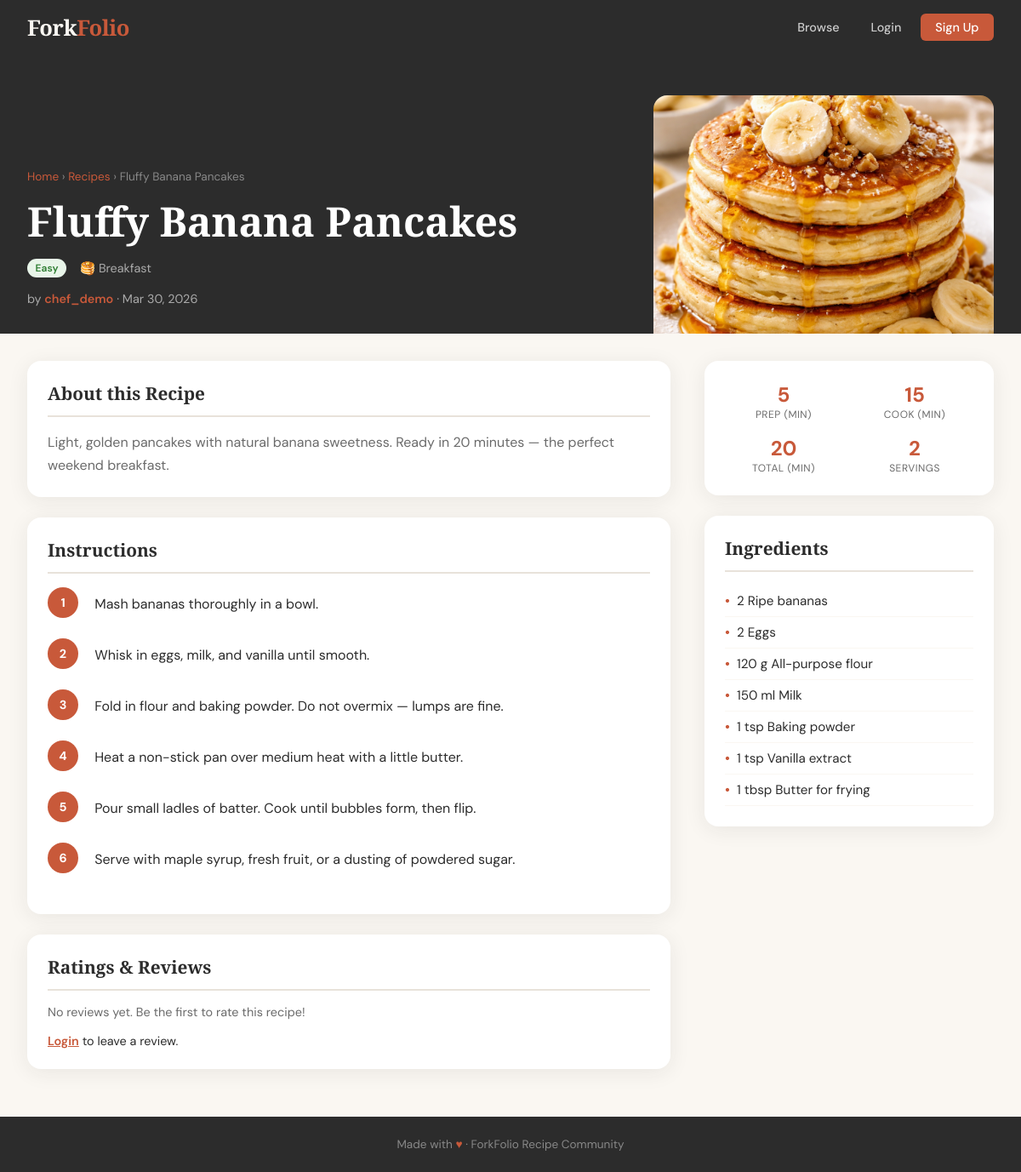
Screenshot of /recipes/fluffy-banana-pancakes/ with the database file from the repository.
### recipes/models.py (models this page shows, shortened)
class Recipe(models.Model):
    DIFFICULTY_CHOICES = [
        ('easy', 'Easy'),
        ('medium', 'Medium'),
        ('hard', 'Hard'),
    ]
    title = models.CharField(max_length=200)
    slug = models.SlugField(unique=True)
    author = models.ForeignKey(User, on_delete=models.CASCADE, related_name='recipes')
    category = models.ForeignKey(Category, on_delete=models.SET_NULL, null=True, blank=True)
    description = models.TextField()
    photo = models.ImageField(upload_to='recipes/photos/', blank=True, null=True)
    prep_time = models.PositiveIntegerField(help_text="Minutes")
    cook_time = models.PositiveIntegerField(help_text="Minutes")
    servings = models.PositiveIntegerField(default=4)
    difficulty = models.CharField(max_length=10, choices=DIFFICULTY_CHOICES, default='medium')
    created_at = models.DateTimeField(auto_now_add=True)
    updated_at = models.DateTimeField(auto_now=True)
    class Meta:
        ordering = ['-created_at']
    def total_time(self):
        return self.prep_time + self.cook_time
    def average_rating(self):
        ratings = self.ratings.all()
        if ratings.exists():
            return round(sum(r.score for r in ratings) / ratings.count(), 1)
        return 0
    def rating_count(self):
        return self.ratings.count()

class Category(models.Model):
    name = models.CharField(max_length=100)
    slug = models.SlugField(unique=True)
    icon = models.CharField(max_length=10, default="🍽️")
    class Meta:
        verbose_name_plural = "Categories"

class Step(models.Model):
    recipe = models.ForeignKey(Recipe, on_delete=models.CASCADE, related_name='steps')
    order = models.PositiveIntegerField()
    instruction = models.TextField()
    class Meta:
        ordering = ['order']

class Ingredient(models.Model):
    recipe = models.ForeignKey(Recipe, on_delete=models.CASCADE, related_name='ingredients')
    name = models.CharField(max_length=200)
    quantity = models.CharField(max_length=100)
    unit = models.CharField(max_length=50, blank=True)
    order = models.PositiveIntegerField(default=0)
    class Meta:
        ordering = ['order']

### recipes/views.py (the view, shortened to what this page needs)
# urls.py: path('recipes/<slug:slug>/', views.recipe_detail, name='recipe_detail'),
def recipe_detail(request, slug):
    recipe = get_object_or_404(Recipe, slug=slug)
    ratings = recipe.ratings.all().order_by('-created_at')
    user_rating = None
    rating_form = RatingForm()
    if request.user.is_authenticated:
        try:
            user_rating = Rating.objects.get(recipe=recipe, user=request.user)
            rating_form = RatingForm(instance=user_rating)
        except Rating.DoesNotExist:
            pass
    return render(request, 'recipes/recipe_detail.html', {
        'recipe': recipe,
        'ratings': ratings,
        'user_rating': user_rating,
        'rating_form': rating_form,
    })

### templates/recipes/recipe_detail.html (shortened to what this page needs)
{% extends 'recipes/base.html' %}
{% block content %}
<div class="recipe-hero">
    <div class="recipe-hero-inner">
        <div class="recipe-hero-info">
            <div class="recipe-breadcrumb">
                <a href="{% url 'home' %}">Home</a> › <a href="{% url 'recipe_list' %}">Recipes</a> › {{ recipe.title }}
            </div>
            <h1 class="recipe-title">{{ recipe.title }}</h1>
            <div class="recipe-meta-row">
                <span class="badge badge-{{ recipe.difficulty }}">{{ recipe.get_difficulty_display }}</span>
                {% if recipe.category %}<span style="color:#aaa; font-size:0.9rem;">{{ recipe.category.icon }} {{ recipe.category.name }}</span>{% endif %}
            </div>
            <p class="recipe-author">by <a href="{% url 'profile' recipe.author.username %}">{{ recipe.author.username }}</a> · {{ recipe.created_at|date:"M j, Y" }}</p>
        </div>
        <div class="recipe-hero-img">
            {% if recipe.photo %}
            <img src="{{ recipe.photo.url }}" alt="{{ recipe.title }}">
            {% else %}
            <div class="placeholder">🍳</div>
            {% endif %}
        </div>
    </div>
</div>
<div class="recipe-body">
    <div class="recipe-main">
        <div class="card">
            <h3>About this Recipe</h3>
            <p style="line-height:1.7; color:var(--mid-gray);">{{ recipe.description }}</p>
        </div>
        {% if recipe.steps.all %}
        <div class="card">
            <h3>Instructions</h3>
            {% for step in recipe.steps.all %}
            <div class="step-item">
                <div class="step-num">{{ step.order }}</div>
                <div class="step-text">{{ step.instruction }}</div>
            </div>
            {% endfor %}
        </div>
        {% endif %}
        <div class="card">
            <h3>Ratings & Reviews</h3>
            {% if recipe.rating_count > 0 %}
            <div class="rating-summary">
                <div class="rating-big">{{ recipe.average_rating }}</div>
                <div>
                    <div class="rating-stars">
                        {% for i in "12345" %}★{% endfor %}
                    </div>
                    <div class="rating-count">{{ recipe.rating_count }} review{{ recipe.rating_count|pluralize }}</div>
                </div>
            </div>
            {% for rating in ratings %}
            <div class="review-item">
                <div class="review-header">
                    <span class="review-user">{{ rating.user.username }}</span>
                    <span class="review-score">
                        {% for i in "12345" %}{% if forloop.counter <= rating.score %}★{% else %}☆{% endif %}{% endfor %}
                    </span>
                    <span class="review-date">{{ rating.created_at|date:"M j, Y" }}</span>
                </div>
                {% if rating.review %}
                <div class="review-text">{{ rating.review }}</div>
                {% endif %}
            </div>
            {% endfor %}
            {% else %}
            <p style="color:var(--mid-gray); font-size:0.9rem;">No reviews yet. Be the first to rate this recipe!</p>
            {% endif %}
            {% if user.is_authenticated and user != recipe.author %}
            <div class="rating-form">
                <h4>{% if user_rating %}Update your review{% else %}Leave a Review{% endif %}</h4>
                <form method="post">
                    {% csrf_token %}
                    {% for field in rating_form %}
                    <div class="form-group">
                        <label>{{ field.label }}</label>
                        {{ field }}
                    </div>
                    {% endfor %}
                    <button type="submit" class="btn btn-primary">
                        {% if user_rating %}Update Review{% else %}Submit Review{% endif %}
                    </button>
                </form>
            </div>
            {% elif not user.is_authenticated %}
            <p style="margin-top:1rem; font-size:0.9rem;">
                <a href="{% url 'login' %}" style="color:var(--terracotta); font-weight:600;">Login</a> to leave a review.
            </p>
            {% endif %}
        </div>
    </div>
    <div class="recipe-sidebar">
        <div class="stats-card">
            <div class="stat-item">
                <div class="stat-value">{{ recipe.prep_time }}</div>
                <div class="stat-label">Prep (min)</div>
            </div>
            <div class="stat-item">
                <div class="stat-value">{{ recipe.cook_time }}</div>
                <div class="stat-label">Cook (min)</div>
            </div>
            <div class="stat-item">
                <div class="stat-value">{{ recipe.total_time }}</div>
                <div class="stat-label">Total (min)</div>
            </div>
            <div class="stat-item">
                <div class="stat-value">{{ recipe.servings }}</div>
                <div class="stat-label">Servings</div>
            </div>
        </div>
        {% if recipe.ingredients.all %}
        <div class="card">
            <h3>Ingredients</h3>
            <ul class="ingredient-list">
                {% for ing in recipe.ingredients.all %}
                <li>{{ ing.quantity }} {{ ing.unit }} {{ ing.name }}</li>
                {% endfor %}
            </ul>
        </div>
        {% endif %}
    </div>
</div>
{% endblock %}

### templates/recipes/base.html (style rules this page uses)
:root { --cream: #faf7f2; --warm-white: #fff9f3; --terracotta: #c8593a; --terracotta-dark: #a8432a; --sage: #7a9e7e; --gold: #d4a843; --charcoal: #2c2c2c; --mid-gray: #6b6b6b; --light-gray: #e8e2da; --card-bg: #ffffff; --shadow: 0 4px 24px rgba(44,44,44,0.08); --shadow-hover: 0 12px 40px rgba(44,44,44,0.16); }
* { margin: 0; padding: 0; box-sizing: border-box; }
body { font-family: 'DM Sans', sans-serif; background: var(--cream); color: var(--charcoal); min-height: 100vh; }
.badge { display: inline-block; padding: 0.2rem 0.6rem; border-radius: 20px; font-size: 0.75rem; font-weight: 600; }
.badge-easy { background: #e8f5e9; color: #2e7d32; }

### templates/recipes/recipe_detail.html (style rules this page uses)
.recipe-hero { background: var(--charcoal); color: white; padding: 3rem 0 0; }
.recipe-hero-inner { max-width: 1200px; margin: 0 auto; padding: 0 2rem; display: grid; grid-template-columns: 1fr 400px; gap: 3rem; align-items: end; }
.recipe-hero-info { padding-bottom: 2rem; }
.recipe-breadcrumb { font-size: 0.85rem; color: #888; margin-bottom: 1rem; }
.recipe-breadcrumb a { color: var(--terracotta); text-decoration: none; }
.recipe-title { font-family: 'Playfair Display', serif; font-size: clamp(1.8rem, 4vw, 3rem); font-weight: 900; line-height: 1.15; margin-bottom: 1rem; }
.recipe-meta-row { display: flex; gap: 1rem; flex-wrap: wrap; align-items: center; margin-bottom: 1rem; }
.recipe-author { font-size: 0.9rem; color: #aaa; }
.recipe-author a { color: var(--terracotta); text-decoration: none; font-weight: 600; }
.recipe-hero-img { border-radius: 16px 16px 0 0; overflow: hidden; height: 280px; }
.recipe-hero-img img { width: 100%; height: 100%; object-fit: cover; }
.recipe-body { max-width: 1200px; margin: 0 auto; padding: 2rem; display: grid; grid-template-columns: 1fr 340px; gap: 2.5rem; }
.stats-card { background: white; border-radius: 16px; padding: 1.5rem; box-shadow: var(--shadow); display: grid; grid-template-columns: repeat(2, 1fr); gap: 1rem; margin-bottom: 1.5rem; }
.stat-item { text-align: center; }
.stat-value { font-size: 1.5rem; font-weight: 700; color: var(--terracotta); }
.stat-label { font-size: 0.75rem; color: var(--mid-gray); text-transform: uppercase; letter-spacing: 0.5px; }
.card { background: white; border-radius: 16px; padding: 1.5rem; box-shadow: var(--shadow); margin-bottom: 1.5rem; }
.card h3 { font-family: 'Playfair Display', serif; font-size: 1.3rem; font-weight: 700; margin-bottom: 1rem; padding-bottom: 0.75rem; border-bottom: 2px solid var(--light-gray); }
.ingredient-list { list-style: none; }
.ingredient-list li { padding: 0.5rem 0; border-bottom: 1px solid var(--cream); font-size: 0.95rem; display: flex; align-items: center; gap: 0.5rem; }
.ingredient-list li::before { content: '•'; color: var(--terracotta); font-weight: bold; }
.step-item { display: flex; gap: 1.2rem; margin-bottom: 1.5rem; }
.step-num { flex-shrink: 0; width: 36px; height: 36px; background: var(--terracotta); color: white; border-radius: 50%; display: flex; align-items: center; justify-content: center; font-weight: 700; font-size: 0.9rem; }
.step-text { padding-top: 0.4rem; line-height: 1.6; }

### rows the page displays
Recipe: title "Fluffy Banana Pancakes", difficulty "Easy", category.icon "🥞", category.name "Breakfast", author.username "chef_demo", created_at "Mar 30, 2026", photo (picture), description "Light, golden pancakes with natural banana sweetness. Ready in 20 minutes — the perfect weekend breakfast.", prep_time "5", cook_time "15", total_time "20", servings "2"
Step: order "1", instruction "Mash bananas thoroughly in a bowl."
Step: order "2", instruction "Whisk in eggs, milk, and vanilla until smooth."
Step: order "3", instruction "Fold in flour and baking powder. Do not overmix — lumps are fine."
Step: order "4", instruction "Heat a non-stick pan over medium heat with a little butter."
Step: order "5", instruction "Pour small ladles of batter. Cook until bubbles form, then flip."
Step: order "6", instruction "Serve with maple syrup, fresh fruit, or a dusting of powdered sugar."
Ingredient: quantity "2", name "Ripe bananas"
Ingredient: quantity "2", name "Eggs"
Ingredient: quantity "120", unit "g", name "All-purpose flour"
Ingredient: quantity "150", unit "ml", name "Milk"
Ingredient: quantity "1", unit "tsp", name "Baking powder"
Ingredient: quantity "1", unit "tsp", name "Vanilla extract"
Ingredient: quantity "1", unit "tbsp", name "Butter for frying"
